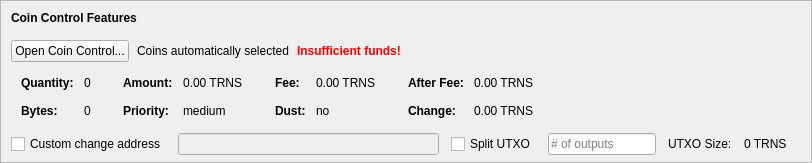
    <widget class="QFrame" name="frameCoinControl">
     <property name="sizePolicy">
      <sizepolicy hsizetype="Expanding" vsizetype="Expanding">
       <horstretch>0</horstretch>
       <verstretch>0</verstretch>
      </sizepolicy>
     </property>
     <property name="maximumSize">
      <size>
       <width>16777215</width>
       <height>16777215</height>
      </size>
     </property>
     <property name="frameShape">
      <enum>QFrame::StyledPanel</enum>
     </property>
     <property name="frameShadow">
      <enum>QFrame::Sunken</enum>
     </property>
     <layout class="QVBoxLayout" name="verticalLayoutCoinControl2">
      <property name="spacing">
       <number>0</number>
      </property>
      <property name="leftMargin">
       <number>0</number>
      </property>
      <property name="topMargin">
       <number>0</number>
      </property>
      <property name="rightMargin">
       <number>0</number>
      </property>
      <property name="bottomMargin">
       <number>6</number>
      </property>
      <item>
       <layout class="QVBoxLayout" name="verticalLayoutCoinControl" stretch="0,0,0,0,1">
        <property name="spacing">
         <number>0</number>
        </property>
        <property name="leftMargin">
         <number>10</number>
        </property>
        <property name="topMargin">
         <number>10</number>
        </property>
        <item>
         <layout class="QHBoxLayout" name="horizontalLayoutCoinControl1">
          <property name="bottomMargin">
           <number>15</number>
          </property>
          <item>
           <widget class="QLabel" name="labelCoinControlFeatures">
            <property name="sizePolicy">
             <sizepolicy hsizetype="Preferred" vsizetype="Maximum">
              <horstretch>0</horstretch>
              <verstretch>0</verstretch>
             </sizepolicy>
            </property>
            <property name="font">
             <font>
              <weight>75</weight>
              <bold>true</bold>
             </font>
            </property>
            <property name="styleSheet">
             <string notr="true">font-weight:bold;</string>
            </property>
            <property name="text">
             <string>Coin Control Features</string>
            </property>
           </widget>
          </item>
         </layout>
        </item>
        <item>
         <layout class="QHBoxLayout" name="horizontalLayoutCoinControl2" stretch="0,0,0,0">
          <property name="spacing">
           <number>8</number>
          </property>
          <property name="bottomMargin">
           <number>10</number>
          </property>
          <item>
           <widget class="QPushButton" name="pushButtonCoinControl">
            <property name="styleSheet">
             <string notr="true"/>
            </property>
            <property name="text">
             <string>Open Coin Control...</string>
            </property>
            <property name="autoDefault">
             <bool>false</bool>
            </property>
           </widget>
          </item>
          <item>
           <widget class="QLabel" name="labelCoinControlAutomaticallySelected">
            <property name="text">
             <string>Coins automatically selected</string>
            </property>
            <property name="margin">
             <number>5</number>
            </property>
           </widget>
          </item>
          <item>
           <widget class="QLabel" name="labelCoinControlInsuffFunds">
            <property name="font">
             <font>
              <weight>75</weight>
              <bold>true</bold>
             </font>
            </property>
            <property name="styleSheet">
             <string notr="true">color:red;font-weight:bold;</string>
            </property>
            <property name="text">
             <string>Insufficient funds!</string>
            </property>
            <property name="margin">
             <number>5</number>
            </property>
           </widget>
          </item>
          <item>
           <spacer name="horizontalSpacerCoinControl">
            <property name="orientation">
             <enum>Qt::Horizontal</enum>
            </property>
            <property name="sizeHint" stdset="0">
             <size>
              <width>40</width>
              <height>1</height>
             </size>
            </property>
           </spacer>
          </item>
         </layout>
        </item>
        <item>
         <widget class="QWidget" name="widgetCoinControl" native="true">
          <property name="sizePolicy">
           <sizepolicy hsizetype="Preferred" vsizetype="Preferred">
            <horstretch>0</horstretch>
            <verstretch>0</verstretch>
           </sizepolicy>
          </property>
          <property name="minimumSize">
           <size>
            <width>0</width>
            <height>0</height>
           </size>
          </property>
          <property name="styleSheet">
           <string notr="true"/>
          </property>
          <layout class="QHBoxLayout" name="horizontalLayoutCoinControl5">
           <property name="leftMargin">
            <number>0</number>
           </property>
           <property name="topMargin">
            <number>0</number>
           </property>
           <property name="rightMargin">
            <number>0</number>
           </property>
           <property name="bottomMargin">
            <number>0</number>
           </property>
           <item>
            <layout class="QHBoxLayout" name="horizontalLayoutCoinControl3" stretch="0,0,0,1">
             <property name="spacing">
              <number>20</number>
             </property>
             <property name="topMargin">
              <number>0</number>
             </property>
             <property name="bottomMargin">
              <number>10</number>
             </property>
             <item>
              <layout class="QFormLayout" name="formLayoutCoinControl1">
               <property name="horizontalSpacing">
                <number>10</number>
               </property>
               <property name="verticalSpacing">
                <number>14</number>
               </property>
               <property name="leftMargin">
                <number>10</number>
               </property>
               <property name="topMargin">
                <number>4</number>
               </property>
               <property name="rightMargin">
                <number>6</number>
               </property>
               <item row="0" column="0">
                <widget class="QLabel" name="labelCoinControlQuantityText">
                 <property name="font">
                  <font>
                   <weight>75</weight>
                   <bold>true</bold>
                  </font>
                 </property>
                 <property name="text">
                  <string>Quantity:</string>
                 </property>
                 <property name="margin">
                  <number>0</number>
                 </property>
                </widget>
               </item>
               <item row="0" column="1">
                <widget class="QLabel" name="labelCoinControlQuantity">
                 <property name="cursor">
                  <cursorShape>IBeamCursor</cursorShape>
                 </property>
                 <property name="contextMenuPolicy">
                  <enum>Qt::ActionsContextMenu</enum>
                 </property>
                 <property name="text">
                  <string notr="true">0</string>
                 </property>
                 <property name="margin">
                  <number>0</number>
                 </property>
                 <property name="textInteractionFlags">
                  <set>Qt::LinksAccessibleByMouse|Qt::TextSelectableByKeyboard|Qt::TextSelectableByMouse</set>
                 </property>
                </widget>
               </item>
               <item row="1" column="0">
                <widget class="QLabel" name="labelCoinControlBytesText">
                 <property name="font">
                  <font>
                   <weight>75</weight>
                   <bold>true</bold>
                  </font>
                 </property>
                 <property name="text">
                  <string>Bytes:</string>
                 </property>
                </widget>
               </item>
               <item row="1" column="1">
                <widget class="QLabel" name="labelCoinControlBytes">
                 <property name="cursor">
                  <cursorShape>IBeamCursor</cursorShape>
                 </property>
                 <property name="contextMenuPolicy">
                  <enum>Qt::ActionsContextMenu</enum>
                 </property>
                 <property name="text">
                  <string notr="true">0</string>
                 </property>
                 <property name="textInteractionFlags">
                  <set>Qt::LinksAccessibleByMouse|Qt::TextSelectableByKeyboard|Qt::TextSelectableByMouse</set>
                 </property>
                </widget>
               </item>
              </layout>
             </item>
             <item>
              <layout class="QFormLayout" name="formLayoutCoinControl2">
               <property name="horizontalSpacing">
                <number>10</number>
               </property>
               <property name="verticalSpacing">
                <number>14</number>
               </property>
               <property name="leftMargin">
                <number>6</number>
               </property>
               <property name="topMargin">
                <number>4</number>
               </property>
               <property name="rightMargin">
                <number>6</number>
               </property>
               <item row="0" column="0">
                <widget class="QLabel" name="labelCoinControlAmountText">
                 <property name="font">
                  <font>
                   <weight>75</weight>
                   <bold>true</bold>
                  </font>
                 </property>
                 <property name="text">
                  <string>Amount:</string>
                 </property>
                 <property name="margin">
                  <number>0</number>
                 </property>
                </widget>
               </item>
               <item row="0" column="1">
                <widget class="QLabel" name="labelCoinControlAmount">
                 <property name="cursor">
                  <cursorShape>IBeamCursor</cursorShape>
                 </property>
                 <property name="contextMenuPolicy">
                  <enum>Qt::ActionsContextMenu</enum>
                 </property>
                 <property name="text">
                  <string notr="true">0.00 TRNS</string>
                 </property>
                 <property name="textInteractionFlags">
                  <set>Qt::LinksAccessibleByMouse|Qt::TextSelectableByKeyboard|Qt::TextSelectableByMouse</set>
                 </property>
                </widget>
               </item>
               <item row="1" column="0">
                <widget class="QLabel" name="labelCoinControlPriorityText">
                 <property name="font">
                  <font>
                   <weight>75</weight>
                   <bold>true</bold>
                  </font>
                 </property>
                 <property name="text">
                  <string>Priority:</string>
                 </property>
                </widget>
               </item>
               <item row="1" column="1">
                <widget class="QLabel" name="labelCoinControlPriority">
                 <property name="cursor">
                  <cursorShape>IBeamCursor</cursorShape>
                 </property>
                 <property name="contextMenuPolicy">
                  <enum>Qt::ActionsContextMenu</enum>
                 </property>
                 <property name="text">
                  <string>medium</string>
                 </property>
                 <property name="textInteractionFlags">
                  <set>Qt::LinksAccessibleByMouse|Qt::TextSelectableByKeyboard|Qt::TextSelectableByMouse</set>
                 </property>
                </widget>
               </item>
              </layout>
             </item>
             <item>
              <layout class="QFormLayout" name="formLayoutCoinControl3">
               <property name="horizontalSpacing">
                <number>10</number>
               </property>
               <property name="verticalSpacing">
                <number>14</number>
               </property>
               <property name="leftMargin">
                <number>6</number>
               </property>
               <property name="topMargin">
                <number>4</number>
               </property>
               <property name="rightMargin">
                <number>6</number>
               </property>
               <item row="0" column="0">
                <widget class="QLabel" name="labelCoinControlFeeText">
                 <property name="font">
                  <font>
                   <weight>75</weight>
                   <bold>true</bold>
                  </font>
                 </property>
                 <property name="text">
                  <string>Fee:</string>
                 </property>
                 <property name="margin">
                  <number>0</number>
                 </property>
                </widget>
               </item>
               <item row="0" column="1">
                <widget class="QLabel" name="labelCoinControlFee">
                 <property name="cursor">
                  <cursorShape>IBeamCursor</cursorShape>
                 </property>
                 <property name="contextMenuPolicy">
                  <enum>Qt::ActionsContextMenu</enum>
                 </property>
                 <property name="text">
                  <string notr="true">0.00 TRNS</string>
                 </property>
                 <property name="textInteractionFlags">
                  <set>Qt::LinksAccessibleByMouse|Qt::TextSelectableByKeyboard|Qt::TextSelectableByMouse</set>
                 </property>
                </widget>
               </item>
               <item row="1" column="0">
                <widget class="QLabel" name="labelCoinControlLowOutputText">
                 <property name="font">
                  <font>
                   <weight>75</weight>
                   <bold>true</bold>
                  </font>
                 </property>
                 <property name="text">
                  <string>Dust:</string>
                 </property>
                </widget>
               </item>
               <item row="1" column="1">
                <widget class="QLabel" name="labelCoinControlLowOutput">
                 <property name="cursor">
                  <cursorShape>IBeamCursor</cursorShape>
                 </property>
                 <property name="contextMenuPolicy">
                  <enum>Qt::ActionsContextMenu</enum>
                 </property>
                 <property name="text">
                  <string>no</string>
                 </property>
                 <property name="textInteractionFlags">
                  <set>Qt::LinksAccessibleByMouse|Qt::TextSelectableByKeyboard|Qt::TextSelectableByMouse</set>
                 </property>
                </widget>
               </item>
              </layout>
             </item>
             <item>
              <layout class="QFormLayout" name="formLayoutCoinControl4">
               <property name="horizontalSpacing">
                <number>10</number>
               </property>
               <property name="verticalSpacing">
                <number>14</number>
               </property>
               <property name="leftMargin">
                <number>6</number>
               </property>
               <property name="topMargin">
                <number>4</number>
               </property>
               <property name="rightMargin">
                <number>6</number>
               </property>
               <item row="0" column="0">
                <widget class="QLabel" name="labelCoinControlAfterFeeText">
                 <property name="font">
                  <font>
                   <weight>75</weight>
                   <bold>true</bold>
                  </font>
                 </property>
                 <property name="text">
                  <string>After Fee:</string>
                 </property>
                 <property name="margin">
                  <number>0</number>
                 </property>
                </widget>
               </item>
               <item row="0" column="1">
                <widget class="QLabel" name="labelCoinControlAfterFee">
                 <property name="cursor">
                  <cursorShape>IBeamCursor</cursorShape>
                 </property>
                 <property name="contextMenuPolicy">
                  <enum>Qt::ActionsContextMenu</enum>
                 </property>
                 <property name="text">
                  <string notr="true">0.00 TRNS</string>
                 </property>
                 <property name="textInteractionFlags">
                  <set>Qt::LinksAccessibleByMouse|Qt::TextSelectableByKeyboard|Qt::TextSelectableByMouse</set>
                 </property>
                </widget>
               </item>
               <item row="1" column="0">
                <widget class="QLabel" name="labelCoinControlChangeText">
                 <property name="font">
                  <font>
                   <weight>75</weight>
                   <bold>true</bold>
                  </font>
                 </property>
                 <property name="text">
                  <string>Change:</string>
                 </property>
                </widget>
               </item>
               <item row="1" column="1">
                <widget class="QLabel" name="labelCoinControlChange">
                 <property name="cursor">
                  <cursorShape>IBeamCursor</cursorShape>
                 </property>
                 <property name="contextMenuPolicy">
                  <enum>Qt::ActionsContextMenu</enum>
                 </property>
                 <property name="text">
                  <string notr="true">0.00 TRNS</string>
                 </property>
                 <property name="textInteractionFlags">
                  <set>Qt::LinksAccessibleByMouse|Qt::TextSelectableByKeyboard|Qt::TextSelectableByMouse</set>
                 </property>
                </widget>
               </item>
              </layout>
             </item>
            </layout>
           </item>
          </layout>
         </widget>
        </item>
        <item>
         <layout class="QHBoxLayout" name="horizontalLayoutCoinControl4" stretch="0,0,0,0,0,0,0">
          <property name="spacing">
           <number>12</number>
          </property>
          <property name="sizeConstraint">
           <enum>QLayout::SetDefaultConstraint</enum>
          </property>
          <property name="topMargin">
           <number>5</number>
          </property>
          <property name="rightMargin">
           <number>5</number>
          </property>
          <item>
           <widget class="QCheckBox" name="checkBoxCoinControlChange">
            <property name="toolTip">
             <string>If this is activated, but the change address is empty or invalid, change will be sent to a newly generated address.</string>
            </property>
            <property name="text">
             <string>Custom change address</string>
            </property>
           </widget>
          </item>
          <item>
           <widget class="QValidatedLineEdit" name="lineEditCoinControlChange">
            <property name="enabled">
             <bool>false</bool>
            </property>
            <property name="sizePolicy">
             <sizepolicy hsizetype="Expanding" vsizetype="Fixed">
              <horstretch>0</horstretch>
              <verstretch>0</verstretch>
             </sizepolicy>
            </property>
           </widget>
          </item>
          <item>
           <widget class="QCheckBox" name="splitBlockCheckBox">
            <property name="text">
             <string>Split UTXO</string>
            </property>
           </widget>
          </item>
          <item>
           <widget class="QLineEdit" name="splitBlockLineEdit">
            <property name="sizePolicy">
             <sizepolicy hsizetype="Fixed" vsizetype="Fixed">
              <horstretch>50</horstretch>
              <verstretch>0</verstretch>
             </sizepolicy>
            </property>
            <property name="placeholderText">
             <string># of outputs</string>
            </property>
           </widget>
          </item>
          <item>
           <widget class="QLabel" name="labelBlockSizeText">
            <property name="text">
             <string>UTXO Size:</string>
            </property>
           </widget>
          </item>
          <item>
           <widget class="QLabel" name="labelBlockSize">
            <property name="text">
             <string>0 TRNS</string>
            </property>
           </widget>
          </item>
          <item>
           <widget class="QLabel" name="labelCoinControlChangeLabel">
            <property name="sizePolicy">
             <sizepolicy hsizetype="Preferred" vsizetype="Expanding">
              <horstretch>0</horstretch>
              <verstretch>0</verstretch>
             </sizepolicy>
            </property>
            <property name="minimumSize">
             <size>
              <width>0</width>
              <height>0</height>
             </size>
            </property>
            <property name="text">
             <string/>
            </property>
            <property name="margin">
             <number>3</number>
            </property>
           </widget>
          </item>
         </layout>
        </item>
        <item>
         <spacer name="verticalSpacerCoinControl">
          <property name="orientation">
           <enum>Qt::Vertical</enum>
          </property>
          <property name="sizeHint" stdset="0">
           <size>
            <width>800</width>
            <height>1</height>
           </size>
          </property>
         </spacer>
        </item>
       </layout>
      </item>
     </layout>
    </widget>
